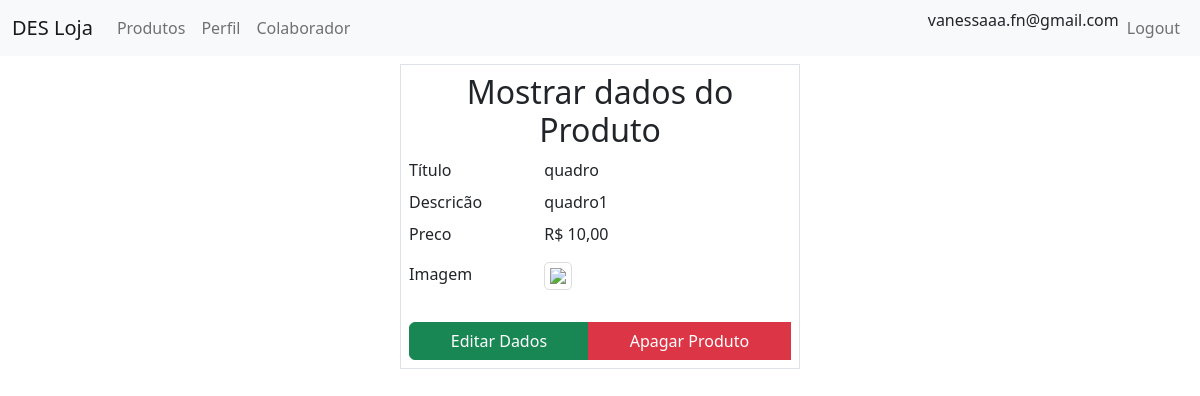
The page /produto.php?action=show&id=37 (signed in) on the database its author committed.
### tables this page shows
CREATE TABLE `produto` (
  `id` int(11) NOT NULL AUTO_INCREMENT,
  `titulo` varchar(40) NOT NULL,
  `descricao` text NOT NULL,
  `preco` float NOT NULL,
  `imagem` varchar(100) DEFAULT NULL,
  PRIMARY KEY (`id`)
);

### produto_dao.php (called while the page is built, shortened)
<?php
function find(int $id) : array {
    $conn = get_connection();
    $sql = 'SELECT id, titulo, descricao, preco, imagem FROM produto WHERE id = ?';
    $stmt = $conn->prepare($sql);
    $stmt->bind_param("i", $id);
    $stmt->execute();
    $instance = [];
    $result = $stmt->get_result();
    if ($row = $result->fetch_assoc()) {
    $instance = $row;
    }
    return $instance;
    }
    ?>

### views/produto_show.php (the view, shortened to what this page needs)
<html>
<head>
</head>
<?php include 'import_css.php' ?>
<body>
    <?php include 'header.php' ?>
    <div class="container col-lg-4 col-md-6 col-sm-8 col-10 mt-2  border p-2 g-2">
        <?php if (isset($produto) && $produto) { ?>
            <h2 style="text-align: center">Mostrar dados do Produto</h2>
            <div class="row my-2">
                <div class="col-4 font-weight-bold">Título</div>
                <div class="col-8"><?= $produto['titulo'] ?></div>
            </div>
            <div class="row my-2">
                <div class="col-4 font-weight-bold">Descricão</div>
                <div class="col-8"><?= $produto['descricao'] ?></div>
            </div>
            <div class="row my-2">
                <div class="col-4 font-weight-bold">Preco</div>
                <div class="col-8">R$ <?= number_format($produto['preco'], 2, ',', '.')  ?></div>
            </div>
            <?php if (isset($produto['imagem'])) { ?>
                <div class="row my-3">
                    <div class="col-4 font-weight-bold">Imagem</div>
                    <div class="col-8">
                        <img onclick="onZoomIn()" class="imagem-produto" src="<?= $produto['imagem'] ?>">
                    </div>
                </div>
            <?php } ?>
            <div class="btn-group col-12 mt-3">
                <a class="btn btn-success" href="produto.php?action=edit&id=<?= $produto['id'] ?>">Editar Dados</a>
                <button class="btn btn-danger" onclick="onDelete(<?= $produto['id'] ?>)">Apagar Produto</button>
            </div>
            <?php include 'import_css.php' ?>
        <?php } else { ?>
            <div class="alert alert-info" role="alert">
                Nenhum produto para mostrar.
            </div>
        <?php } ?>
    </div>
</body>
</html>

### views/produto_show.php (style rules this page uses)
.imagem-produto { max-width: 300px; max-height: 300px; border: 1px solid #ddd; border-radius: 5px; padding: 5px; }

### rows shown on the page
produto: titulo "quadro", descricao "quadro1", preco "10,00"

### other values the page prints
$_SESSION['usuario']['email'] "vanessaaa.fn@gmail.com"
